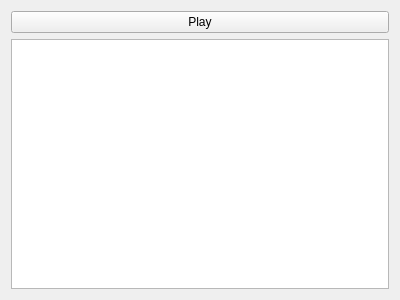
<?xml version="1.0" encoding="UTF-8"?>
<ui version="4.0">
 <class>Form</class>
 <widget class="QWidget" name="Form">
  <property name="geometry">
   <rect>
    <x>0</x>
    <y>0</y>
    <width>400</width>
    <height>300</height>
   </rect>
  </property>
  <property name="windowTitle">
   <string>Form</string>
  </property>
  <layout class="QGridLayout" name="gridLayout">
   <item row="0" column="0">
    <widget class="QPushButton" name="plotBtn">
     <property name="text">
      <string>Play</string>
     </property>
    </widget>
   </item>
   <item row="1" column="0">
    <widget class="PlotWidget" name="plot"/>
   </item>
  </layout>
 </widget>
 <customwidgets>
  <customwidget>
   <class>PlotWidget</class>
   <extends>QGraphicsView</extends>
   <header>pyqtgraph</header>
  </customwidget>
 </customwidgets>
 <resources/>
 <connections/>
</ui>
